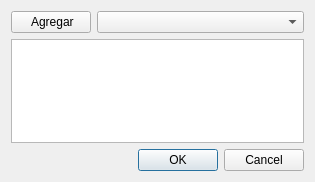
<?xml version="1.0" encoding="UTF-8"?>
<ui version="4.0">
 <class>addRestrictionDialog</class>
 <widget class="QDialog" name="addRestrictionDialog">
  <property name="geometry">
   <rect>
    <x>0</x>
    <y>0</y>
    <width>315</width>
    <height>182</height>
   </rect>
  </property>
  <property name="windowTitle">
   <string>Agregar</string>
  </property>
  <layout class="QGridLayout" name="gridLayout">
   <item row="1" column="0" colspan="2">
    <widget class="QListWidget" name="employee_listWidget">
     <property name="font">
      <font>
       <family>MS Shell Dlg 2</family>
       <pointsize>8</pointsize>
      </font>
     </property>
    </widget>
   </item>
   <item row="2" column="1">
    <widget class="QDialogButtonBox" name="buttonBox">
     <property name="orientation">
      <enum>Qt::Horizontal</enum>
     </property>
     <property name="standardButtons">
      <set>QDialogButtonBox::Cancel|QDialogButtonBox::Ok</set>
     </property>
    </widget>
   </item>
   <item row="0" column="0">
    <widget class="QPushButton" name="add_pushButton">
     <property name="text">
      <string> Agregar</string>
     </property>
     <property name="icon">
      <iconset resource="../images/Resource_ha.qrc">
       <normaloff>:/F1/fromHelyx/last_grey16.png</normaloff>:/F1/fromHelyx/last_grey16.png</iconset>
     </property>
    </widget>
   </item>
   <item row="0" column="1">
    <widget class="QComboBox" name="employee_comboBox"/>
   </item>
  </layout>
 </widget>
 <resources>
  <include location="../images/Resource_ha.qrc"/>
 </resources>
 <connections>
  <connection>
   <sender>buttonBox</sender>
   <signal>accepted()</signal>
   <receiver>addRestrictionDialog</receiver>
   <slot>accept()</slot>
   <hints>
    <hint type="sourcelabel">
     <x>227</x>
     <y>132</y>
    </hint>
    <hint type="destinationlabel">
     <x>157</x>
     <y>148</y>
    </hint>
   </hints>
  </connection>
  <connection>
   <sender>buttonBox</sender>
   <signal>rejected()</signal>
   <receiver>addRestrictionDialog</receiver>
   <slot>reject()</slot>
   <hints>
    <hint type="sourcelabel">
     <x>264</x>
     <y>138</y>
    </hint>
    <hint type="destinationlabel">
     <x>273</x>
     <y>148</y>
    </hint>
   </hints>
  </connection>
  <connection>
   <sender>add_pushButton</sender>
   <signal>clicked()</signal>
   <receiver>addRestrictionDialog</receiver>
   <slot>addEmployeeToList()</slot>
   <hints>
    <hint type="sourcelabel">
     <x>48</x>
     <y>19</y>
    </hint>
    <hint type="destinationlabel">
     <x>136</x>
     <y>74</y>
    </hint>
   </hints>
  </connection>
 </connections>
 <slots>
  <slot>addEmployeeToList()</slot>
 </slots>
</ui>
